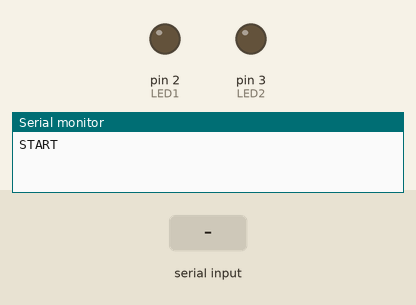
The sketch below on a simulated Arduino Uno, built with avr-gcc and run on an emulated ATmega328P. Parts: output pins drawn as LEDs (lit = HIGH), the last lines printed to the serial monitor. The test bench sets the inputs (shaded band).

Above: at 1.2 s.
1.3 s: "1" received over Serial
At 1.6 s:
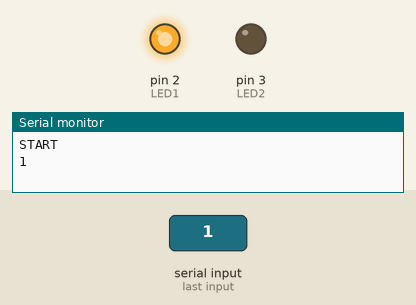
2.8 s: "3" received over Serial
At 4.0 s:
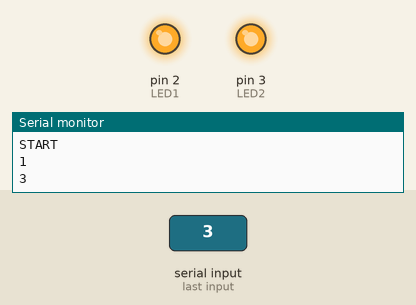
4.3 s: "0" received over Serial
At 5.1 s:
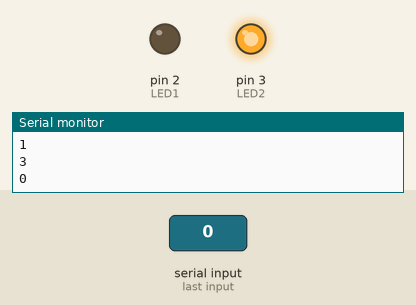
5.8 s: "2" received over Serial
At 6.3 s:
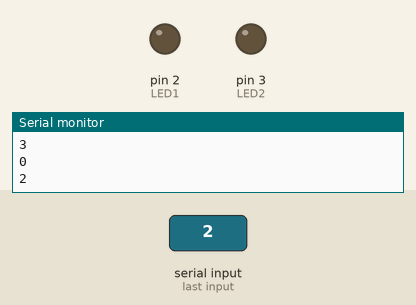
Timing chart, 0 to 8.3 s (numbered marks = the images above; inputs shaded):
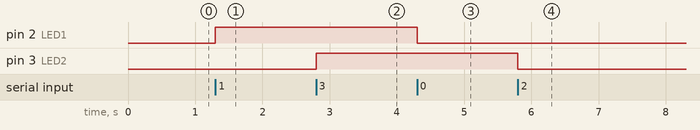

Measured:
- after the input at 1.3 s, pin 2 (LED1): LOW → HIGH at once
- after the input at 2.8 s, pin 3 (LED2): LOW → HIGH at once
- after the input at 4.3 s, pin 2 (LED1): HIGH → LOW at once
- after the input at 5.8 s, pin 3 (LED2): HIGH → LOW at once

The sketch:

11s10_SLAVE_Two_Arduino_Communication.ino
```cpp
// Arduino Serial Example #2 Remote Control Blink - Slave

char c  = ' ';
byte LED1 = 2;
byte LED2 = 3;

void setup()
{
   pinMode(LED1, OUTPUT);
   pinMode(LED2, OUTPUT);

   Serial.begin(9600);
   Serial.println("START");
}

void loop()
{
   if(Serial.available())
   {
      char c = Serial.read();
      if (c=='0') { digitalWrite(LED1, LOW); }
      if (c=='1') { digitalWrite(LED1, HIGH); }
      if (c=='2') { digitalWrite(LED2, LOW); }
      if (c=='3') { digitalWrite(LED2, HIGH); }
      Serial.println(c);
   }

}
```
